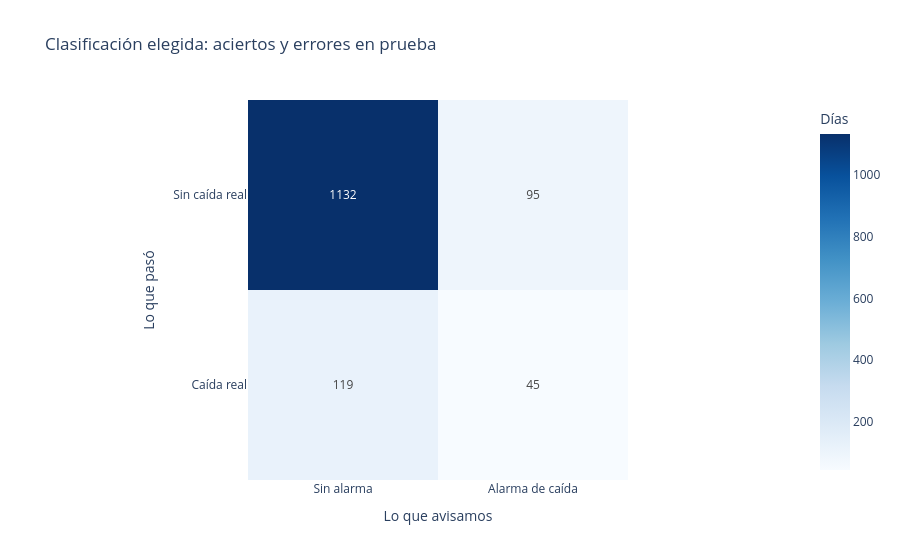

Notebook code for this chart:
### Markdown cell above
### Una tabla dibujada para las caídas

Las filas indican lo que realmente pasó y las columnas, lo que avisamos. Arriba a la derecha están las falsas alarmas; abajo a la izquierda, las caídas que se escaparon. Una alarma significa la caída definida en este ejercicio, no una falla mecánica.

### Code cell
p_clf = predicciones["Clasificación"]
matriz = confusion_matrix(p_clf["Y_CAIDA_20PCT"], p_clf["ALARMA_ELEGIDA"], labels=[0, 1])
fig_confusion = px.imshow(matriz, text_auto=True, x=["Sin alarma", "Alarma de caída"], y=["Sin caída real", "Caída real"],
                          labels=dict(x="Lo que avisamos", y="Lo que pasó", color="Días"),
                          title="Clasificación elegida: aciertos y errores en prueba", color_continuous_scale="Blues")
fig_confusion.show()

### Figure 1 — Plotly figure (JSON) as saved in the notebook; plotly's stock layout.template omitted (floating-point values rounded to 4 significant figures)
{"data": [{"coloraxis": "coloraxis", "hovertemplate": "Lo que avisamos: %{x}<br>Lo que pasó: %{y}<br>Días: %{z}<extra></extra>", "name": "0", "texttemplate": "%{z}", "type": "heatmap", "x": ["Sin alarma", "Alarma de caída"], "xaxis": "x", "y": ["Sin caída real", "Caída real"], "yaxis": "y", "z": [[1132, 95], [119, 45]]}], "layout": {"coloraxis": {"autocolorscale": false, "colorbar": {"title": {"text": "Días"}}, "colorscale": [[0, "rgb(247,251,255)"], [0.125, "rgb(222,235,247)"], [0.25, "rgb(198,219,239)"], [0.375, "rgb(158,202,225)"], [0.5, "rgb(107,174,214)"], [0.625, "rgb(66,146,198)"], [0.75, "rgb(33,113,181)"], [0.875, "rgb(8,81,156)"], [1, "rgb(8,48,107)"]]}, "title": {"text": "Clasificación elegida: aciertos y errores en prueba"}, "xaxis": {"anchor": "y", "constrain": "domain", "domain": [0, 1], "scaleanchor": "y", "title": {"text": "Lo que avisamos"}}, "yaxis": {"anchor": "x", "autorange": "reversed", "constrain": "domain", "domain": [0, 1], "title": {"text": "Lo que pasó"}}}}
